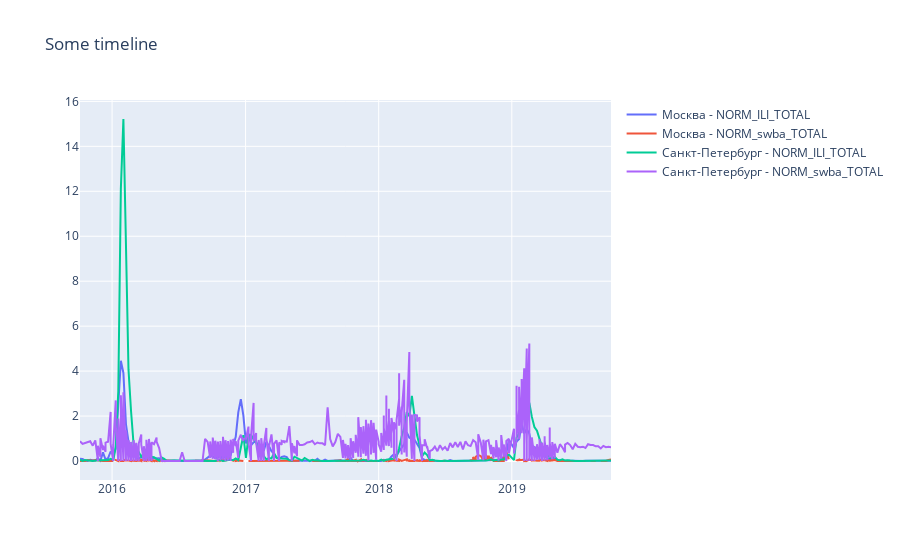

Write notebook code for a chart like this one.
### Code cell
plot_timeline(main_ds, title='Some timeline', 
              features=['NORM_ILI_TOTAL', 'NORM_swba_TOTAL'], cities=['Москва', 'Санкт-Петербург'])

### Figure 1 — Plotly figure (JSON) as saved in the notebook; plotly's stock layout.template omitted (floating-point values rounded to 4 significant figures; data arrays with more than 128 entries replaced by an {"elided": "..."} marker saying what was removed)
{"data": [{"name": "Москва - NORM_ILI_TOTAL", "type": "scatter", "x": {"elided": "331 str values"}, "y": {"elided": "331 float values"}}, {"name": "Москва - NORM_swba_TOTAL", "type": "scatter", "x": {"elided": "331 str values"}, "y": {"elided": "331 float values"}}, {"name": "Санкт-Петербург - NORM_ILI_TOTAL", "type": "scatter", "x": {"elided": "367 str values"}, "y": {"elided": "367 float values"}}, {"name": "Санкт-Петербург - NORM_swba_TOTAL", "type": "scatter", "x": {"elided": "367 str values"}, "y": {"elided": "367 float values"}}], "layout": {"title": {"text": "Some timeline"}}}
